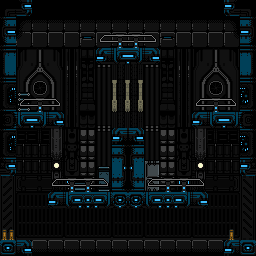

This is a level from a 2D game, rendered from its Tiled map with the project's own tilesets. A one-line summary and the map file follow, with tile-layer data summarised:
An orthogonal 16x16 tile map with 16x16 px tiles, 4 tile layers (wall, bg doodads, main, fence), 2 tilesets and 4 objects (t_0, l_0, r_0, b_0).

<map version="1.0" orientation="orthogonal" renderorder="right-down" width="16" height="16" tilewidth="16" tileheight="16" nextobjectid="13">
 <properties>
  <property name="isStart" type="bool" value="true" />
 </properties>
 <tileset firstgid="1" source="../corpus.tsx" />
 <tileset firstgid="12097" source="../../connectors.tsx" />
 <layer name="wall" width="16" height="16">
  <data>[256 cells, 198 non-empty, 69 distinct tile ids]</data>
 </layer>
 <layer name="bg doodads" width="16" height="16">
  <data>[256 cells, 18 non-empty, 14 distinct tile ids]</data>
 </layer>
 <layer name="main" width="16" height="16">
  <data>[256 cells, 56 non-empty, 27 distinct tile ids]</data>
 </layer>
 <objectgroup name="connectors">
  <object id="2" type="t_0" gid="12098" x="16" y="16" width="16" height="16">
   <properties>
    <property name="type" type="int" value="0" />
   </properties>
  </object>
  <object id="6" type="l_0" gid="12101" x="0" y="176" width="16" height="16">
   <properties>
    <property name="type" type="int" value="0" />
   </properties>
  </object>
  <object id="7" type="r_0" gid="12099" x="240" y="176" width="16" height="16">
   <properties>
    <property name="type" type="int" value="0" />
   </properties>
  </object>
  <object id="8" name="B" type="b_0" gid="12100" x="16" y="256" width="16" height="16">
   <properties>
    <property name="type" type="int" value="0" />
   </properties>
  </object>
 </objectgroup>
 <layer name="fence" width="16" height="16">
  <data>[256 cells, 18 non-empty, 4 distinct tile ids]</data>
 </layer>
</map>
